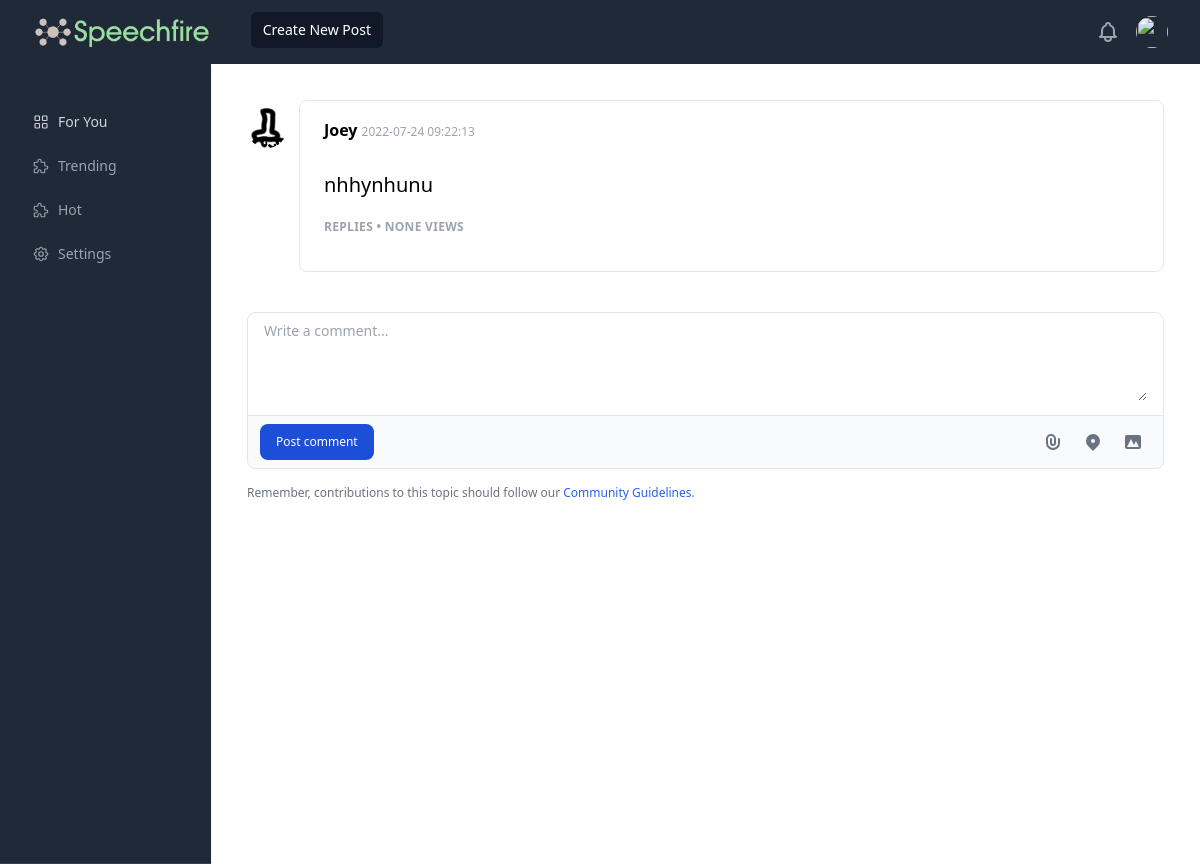
The app's page /post/4 (signed in), older data.
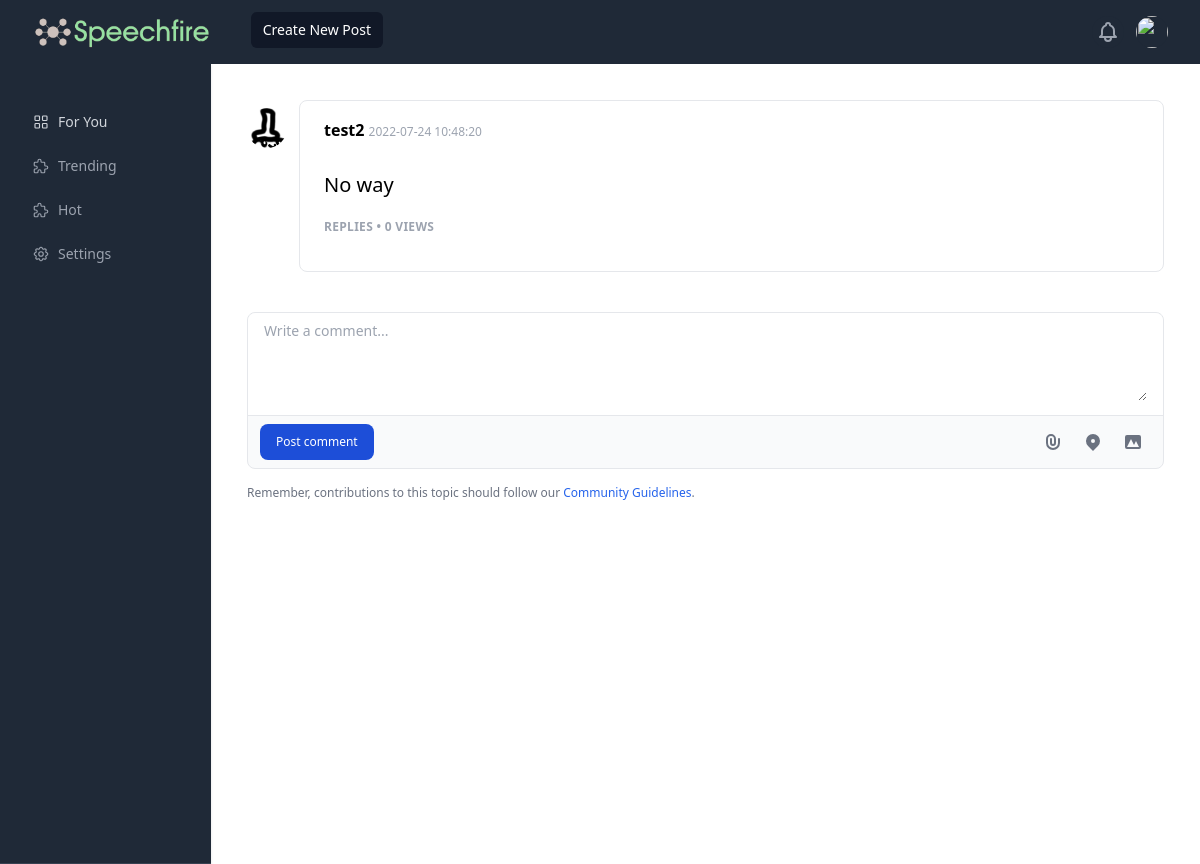
The same page, newer data.
### tables this page shows
CREATE TABLE Users(
    userId INTEGER NOT NULL,
    pfp string,
    username string,
    password string, bio string, education string,
    PRIMARY KEY (userId)
);

CREATE TABLE Posts(
    postId INTEGER NOT NULL,
    title string,
    content string,
    author string,
    date string,
    belongs_to INTEGER, views INTEGER,
    PRIMARY KEY (postId),
    FOREIGN KEY (belongs_to) REFERENCES Posts(postId)
);

### app.py (the view, shortened to what this page needs)
@app.route('/post/<post_id>', methods=["GET", "POST"])
def post(post_id):
    if not post_id: return redirect("/")
    if post_id not in session.get('viewed',[]):
        updateViewCount(post_id)
        session['viewed'] = session['viewed'] + [post_id] if "viewed" in session else [post_id]
    post = getPostById(post_id)
    post.authorId = getUser(post.author).id
    post.author_pfp = getUser(post.author).pfp
    if not post: return redirect("/")
    comments = getPostWhereBelongsTo(post_id)
    for comment in comments:
        comment.authorId = getUser(comment.author).id
        comment.author_pfp = getUser(comment.author).pfp
    return render_template('post.html', comments=comments, current_user=session.get('user', None), viewed_post=post, views=post.totalViews ,classes_to_add="hidden")

### post.py (called while the page is built)
def getPostById(id):
    conn = sqlite3.connect('stackunderflow.db')
    c = conn.cursor()
    c.execute("SELECT postId, title, content, author, date, belongs_to , views FROM Posts WHERE postId=?", (id,))
    post = c.fetchone()
    if not post: return None
    conn.close()
    return Post(id=post[0], title=post[1], content=post[2], author=post[3], date=post[4], belongs_to=post[5], totalViews=post[6])

def getPostWhereBelongsTo(belongs_to):
    conn = sqlite3.connect('stackunderflow.db')
    c = conn.cursor()
    c.execute("SELECT postId, title, content, author, date, belongs_to FROM Posts WHERE belongs_to=?", (belongs_to,))
    posts = []
    for post in c.fetchall():
        posts.append(Post(id=post[0], title=post[1], content=post[2], author=post[3], date=post[4], belongs_to=post[5]))
    conn.close()
    return posts

def updateViewCount(post_id):
    conn = sqlite3.connect('stackunderflow.db')
    c = conn.cursor()
    c.execute("UPDATE Posts SET views=views + 1 WHERE postId=?", (post_id,))
    print("ok updated")
    conn.commit()
    conn.close()

### user.py (called while the page is built)
def getUser(username):
    conn = sqlite3.connect('stackunderflow.db')
    c = conn.cursor()
    c.execute("SELECT userId, pfp, username, password, bio, education FROM Users WHERE username=?", (username,))
    user = c.fetchone()
    conn.close()
    return User(id=user[0], pfp=user[1], username=user[2], password=user[3], bio=user[4], education=user[5])

### templates/post.html (shortened to what this page needs)
{% extends 'base.html' %}
{% block content %}
<div style="padding:3vw; height:100%">
    <div class="flex">
        <a href="/user/{{viewed_post.authorId}}">
            <div class="flex-shrink-0 mr-3">
                <img class="mt-2 rounded-full w-8 h-8 sm:w-10 sm:h-10" src="../static/{{viewed_post.author_pfp}}">
            </div>
        </a>
        <div class="flex-1 border rounded-lg px-4 py-2 sm:px-6 sm:py-4 leading-relaxed">
            <strong>{{viewed_post.author}}</strong> <span class="text-xs text-gray-400">{{viewed_post.date}}</span>
            <p class="text-xl">
                <br>
                {{viewed_post.content}}
            </p>
            <h4 class="my-5 uppercase tracking-wide text-gray-400 font-bold text-xs">Replies • {{views}} Views</h4>
        </div>
    </div>
    <form class="pt-10" action="?" method="post">
        <div class="mb-4 w-full bg-gray-50 rounded-lg border border-gray-200 light:bg-gray-700 light:border-gray-600">
            <div class="py-2 px-4 bg-white rounded-t-lg light:bg-gray-800">
                <textarea name="comment" id="comment" rows="4"
                    class="px-0 w-full text-sm text-gray-900 bg-white border-0 light:bg-gray-800 focus:ring-0 light:text-white light:placeholder-gray-400"
                    placeholder="Write a comment..." required=""></textarea>
            </div>
            <div class="flex justify-between items-center py-2 px-3 border-t light:border-gray-600">
                <button type="submit"
                    class="inline-flex items-center py-2.5 px-4 text-xs font-medium text-center text-white bg-blue-700 rounded-lg focus:ring-4 focus:ring-blue-200 light:focus:ring-blue-900 hover:bg-blue-800">
                    Post comment
                </button>
                <div class="flex pl-0 space-x-1 sm:pl-2">
                    <button type="button"
                        class="inline-flex justify-center p-2 text-gray-500 rounded cursor-pointer hover:text-gray-900 hover:bg-gray-100 light:text-gray-400 light:hover:text-white light:hover:bg-gray-600">
                        <svg aria-hidden="true" class="w-5 h-5" fill="currentColor" viewBox="0 0 20 20"
                            xmlns="http://www.w3.org/2000/svg">
                            <path fill-rule="evenodd"
                                d="M8 4a3 3 0 00-3 3v4a5 5 0 0010 0V7a1 1 0 112 0v4a7 7 0 11-14 0V7a5 5 0 0110 0v4a3 3 0 11-6 0V7a1 1 0 012 0v4a1 1 0 102 0V7a3 3 0 00-3-3z"
                                clip-rule="evenodd"></path>
                        </svg>
                    </button>
                    <button type="button"
                        class="inline-flex justify-center p-2 text-gray-500 rounded cursor-pointer hover:text-gray-900 hover:bg-gray-100 light:text-gray-400 light:hover:text-white light:hover:bg-gray-600">
                        <svg aria-hidden="true" class="w-5 h-5" fill="currentColor" viewBox="0 0 20 20"
                            xmlns="http://www.w3.org/2000/svg">
                            <path fill-rule="evenodd"
                                d="M5.05 4.05a7 7 0 119.9 9.9L10 18.9l-4.95-4.95a7 7 0 010-9.9zM10 11a2 2 0 100-4 2 2 0 000 4z"
                                clip-rule="evenodd"></path>
                        </svg>
                    </button>
                    <button type="button"
                        class="inline-flex justify-center p-2 text-gray-500 rounded cursor-pointer hover:text-gray-900 hover:bg-gray-100 light:text-gray-400 light:hover:text-white light:hover:bg-gray-600">
                        <svg aria-hidden="true" class="w-5 h-5" fill="currentColor" viewBox="0 0 20 20"
                            xmlns="http://www.w3.org/2000/svg">
                            <path fill-rule="evenodd"
                                d="M4 3a2 2 0 00-2 2v10a2 2 0 002 2h12a2 2 0 002-2V5a2 2 0 00-2-2H4zm12 12H4l4-8 3 6 2-4 3 6z"
                                clip-rule="evenodd"></path>
                        </svg>
                    </button>
                </div>
            </div>
        </div>
    </form>
    <p class="ml-auto text-xs text-gray-500 light:text-gray-400">Remember, contributions to this topic should follow our
        <a href="#" class="text-blue-600 light:text-blue-500 hover:underline">Community Guidelines</a>.
    </p>
</div>
{% endblock %}

### templates/base.html (shortened to what this page needs)
<!DOCTYPE html>
<html lang="en">
<head>
    <script src="https://cdn.tailwindcss.com"></script>
</head>
<body class="m-0 p-0" style="height:100%">
    <nav class="bg-gray-800 sticky top-0" style="z-index: 999999999">
        <div class="mx-auto px-2 sm:px-6 lg:px-8">
            <div class="relative flex items-center justify-between h-16">
                <a href="/">
                    <div class="flex-1 flex items-center justify-center sm:items-stretch sm:justify-start">
                        <div class="flex-shrink-0 flex items-center">
                            <img class="h-10 object-fit:scale-down" src="../static/speechfire.png" alt="Workflow">
                        </div>
                        <div class="hidden sm:block sm:ml-6">
                            <div class="flex space-x-4">
                                <a href="/new" class="bg-gray-900 text-white px-3 py-2 rounded-md text-sm font-medium"
                                    aria-current="page">Create New Post</a>
                            </div>
                        </div>
                    </div>
                </a>
                <div class="absolute inset-y-0 right-0 flex items-center pr-2 sm:static sm:inset-auto sm:ml-6 sm:pr-0">
                    <button type="button"
                        class="bg-gray-800 p-1 rounded-full text-gray-400 hover:text-white focus:outline-none focus:ring-2 focus:ring-offset-2 focus:ring-offset-gray-800 focus:ring-white">
                    </button>
                    <div id="dropdown" class="ml-3 relative">
                        <div>
                            <button @click="show_drop_down = !show_drop_down" type="button"
                                class="bg-gray-800 flex text-sm rounded-full focus:outline-none focus:ring-2 focus:ring-offset-2 focus:ring-offset-gray-800 focus:ring-white"
                                id="user-menu-button" aria-expanded="false" aria-haspopup="true">
                                <img class="h-8 w-8 rounded-full" src="../static/{{current_user.pfp}}">
                            </button>
                        </div>
                    </div>
                </div>
            </div>
        </div>
    </nav>
    <div class="w-full" style="height:100%">
        <dh-component>
            <div class="flex flex-no-wrap" style="height:100%">
                <div class="w-64 bg-gray-800 shadow flex-col justify-between flex" style="min-height:100vh">
                    <div class="px-8">
                        <ul class="mt-12">
                            <li class="flex w-full justify-between text-gray-300 cursor-pointer items-center mb-6">
                                <a href="/" class="flex items-center focus:outline-none focus:ring-2 focus:ring-white">
                                    <span class="text-sm ml-2">For You</span>
                                </a>
                            </li>
                            <li
                                class="flex w-full justify-between text-gray-400 hover:text-gray-300 cursor-pointer items-center mb-6">
                                <a href="/trending"
                                    class="flex items-center focus:outline-none focus:ring-2 focus:ring-white">
                                    <span class="text-sm ml-2">Trending</span>
                                </a>
                            </li>
                            <li
                                class="flex w-full justify-between text-gray-400 hover:text-gray-300 cursor-pointer items-center mb-6">
                                <a href="/hot"
                                    class="flex items-center focus:outline-none focus:ring-2 focus:ring-white">
                                    <span class="text-sm ml-2">Hot</span>
                                </a>
                            </li>
                            <li
                                class="flex w-full justify-between text-gray-400 hover:text-gray-300 cursor-pointer items-center">
                                <a href="/user/{{current_user.id}}/edit"
                                    class="flex items-center focus:outline-none focus:ring-2 focus:ring-white">
                                    <span class="text-sm ml-2">Settings</span>
                                </a>
                            </li>
                        </ul>
                    </div>
                    <div style="height:100%">
                    </div>
                </div>
                <div class="container h-full">
                    <div class="w-full h-full rounded border-none border-2 border-gray-300">
                        {% block content %}{% endblock %}
                    </div>
                </div>
            </div>
        </dh-component>
    </div>
</body>
</html>

Row changes from the older to the newer data that the page shows:
changed Posts: author "Joey" → "test2"; date "2022-07-24 09:22:13" → "2022-07-24 10:48:20"; content "nhhynhunu" → "No way"
Text that changed along with them:
{{ views }}: "NONE" → "0"
